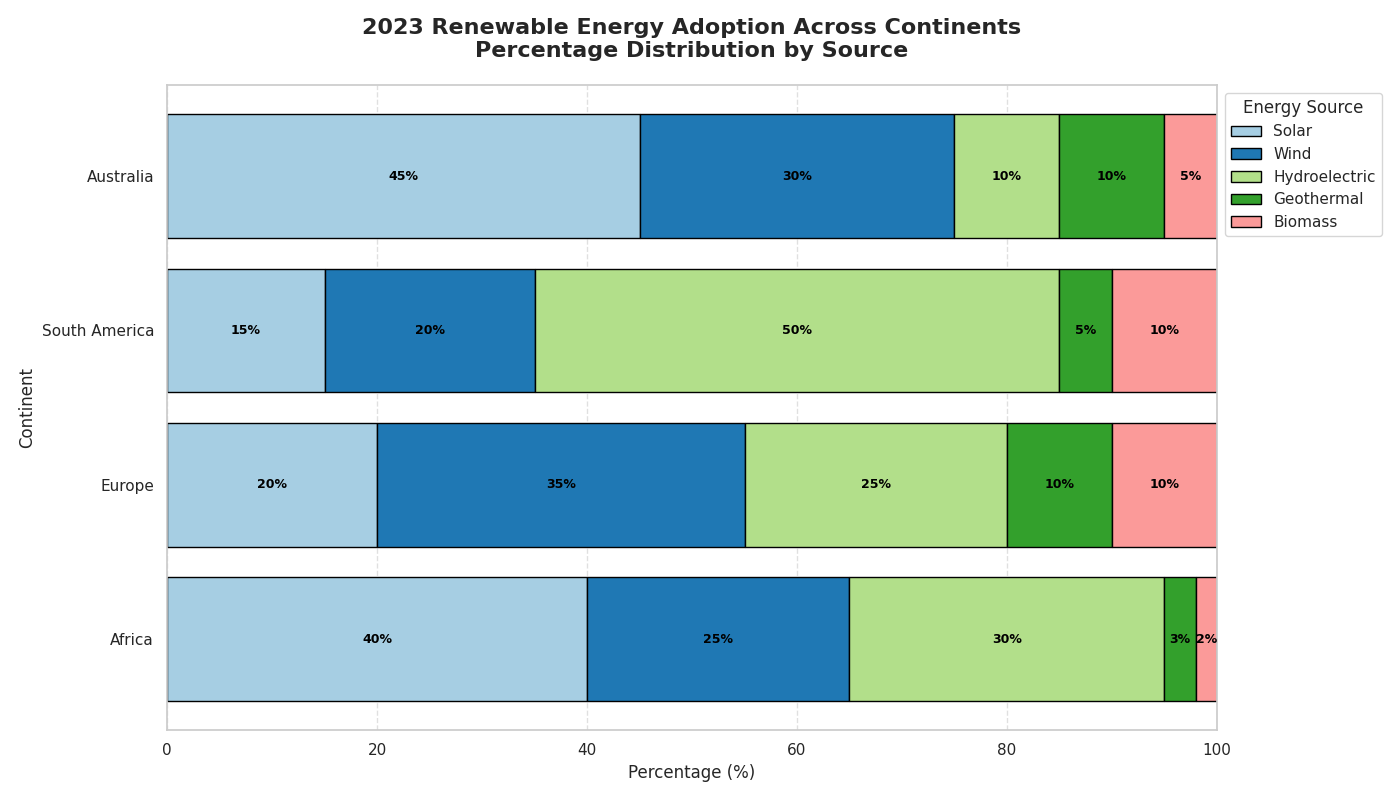

Source code (Python):
import matplotlib.pyplot as plt
import numpy as np

# Define continents and renewable energy data as percentage contributions
continents = ['Africa', 'Europe', 'South America', 'Australia']
renewable_sources = ['Solar', 'Wind', 'Hydroelectric', 'Geothermal', 'Biomass']

# Updated hypothetical percentage data for each continent
renewable_data = np.array([
    [40, 25, 30, 3, 2],  # Africa
    [20, 35, 25, 10, 10], # Europe
    [15, 20, 50, 5, 10],  # South America
    [45, 30, 10, 10, 5]   # Australia
])

# Define colors for each renewable source
colors = plt.cm.Paired(np.arange(len(renewable_sources)))

# Initialize the plot
fig, ax = plt.subplots(figsize=(14, 8))

# Create stacked bar chart
for i, (continent, data) in enumerate(zip(continents, renewable_data)):
    bottom = 0
    for j, (source, percent) in enumerate(zip(renewable_sources, data)):
        ax.barh(continent, percent, color=colors[j], edgecolor='black', left=bottom, label=source if i == 0 else "")
        ax.text(bottom + percent / 2, i, f'{percent}%', va='center', ha='center', fontsize=9, color='black', weight='bold')
        bottom += percent

# Title and axis labels
ax.set_title("2023 Renewable Energy Adoption Across Continents\nPercentage Distribution by Source", fontsize=16, fontweight='bold', pad=20)
ax.set_xlabel("Percentage (%)", fontsize=12)
ax.set_ylabel("Continent", fontsize=12)

# Set x-axis range from 0 to 100
ax.set_xlim(0, 100)

# Add legend and adjust it
handles, labels = ax.get_legend_handles_labels()
by_label = dict(zip(labels, handles))
ax.legend(by_label.values(), by_label.keys(), loc='upper left', title="Energy Source", bbox_to_anchor=(1, 1))

# Customize grid to enhance readability
ax.xaxis.grid(True, linestyle='--', alpha=0.6)
ax.yaxis.grid(False)

# Ensure no overlap of visual elements
plt.tight_layout()

# Display the plot
plt.show()
